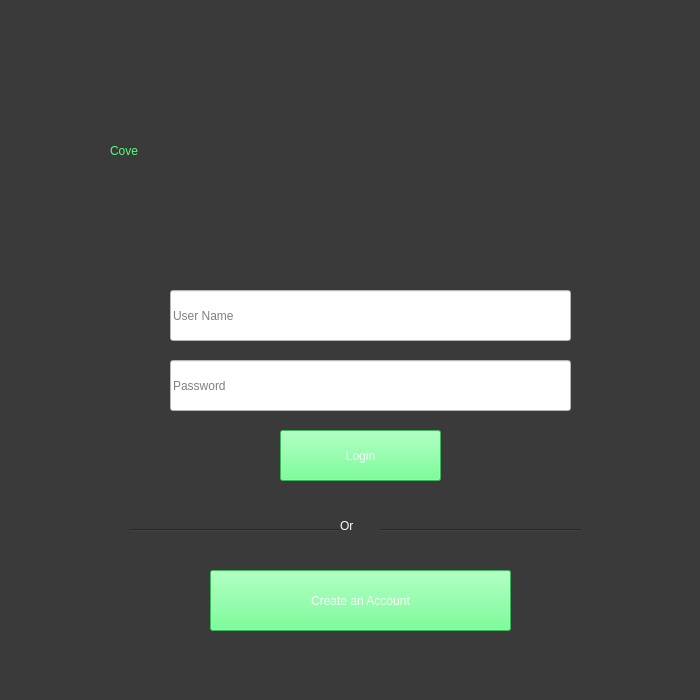
<?xml version="1.0" encoding="UTF-8"?>
<ui version="4.0">
 <class>ChatLogin</class>
 <widget class="QMainWindow" name="ChatLogin">
  <property name="geometry">
   <rect>
    <x>0</x>
    <y>0</y>
    <width>700</width>
    <height>700</height>
   </rect>
  </property>
  <property name="windowTitle">
   <string>Cove Login</string>
  </property>
  <property name="styleSheet">
   <string notr="true">background-color: rgb(58, 58, 58);</string>
  </property>
  <widget class="QWidget" name="centralWidget">
   <widget class="QLabel" name="Cove_label">
    <property name="geometry">
     <rect>
      <x>110</x>
      <y>70</y>
      <width>491</width>
      <height>161</height>
     </rect>
    </property>
    <property name="styleSheet">
     <string notr="true">font: 75 italic 72pt &quot;Gabriola&quot;;
color: rgb(84,255,124);</string>
    </property>
    <property name="text">
     <string>Cove</string>
    </property>
   </widget>
   <widget class="QLineEdit" name="lineEdit_Username">
    <property name="geometry">
     <rect>
      <x>170</x>
      <y>290</y>
      <width>401</width>
      <height>51</height>
     </rect>
    </property>
    <property name="styleSheet">
     <string notr="true">background-color: rgb(255, 255, 255);
font: 63 12pt &quot;Segoe UI Semibold&quot;;
border-color: rgb(0, 204, 255);
</string>
    </property>
    <property name="placeholderText">
     <string>User Name</string>
    </property>
   </widget>
   <widget class="QLineEdit" name="lineEdit_Password">
    <property name="geometry">
     <rect>
      <x>170</x>
      <y>360</y>
      <width>401</width>
      <height>51</height>
     </rect>
    </property>
    <property name="focusPolicy">
     <enum>Qt::ClickFocus</enum>
    </property>
    <property name="styleSheet">
     <string notr="true">background-color: rgb(255, 255, 255);
border-color: rgb(0, 204, 255);
font: 63 12pt &quot;Segoe UI Semibold&quot;;</string>
    </property>
    <property name="echoMode">
     <enum>QLineEdit::Password</enum>
    </property>
    <property name="placeholderText">
     <string>Password</string>
    </property>
   </widget>
   <widget class="Line" name="line">
    <property name="geometry">
     <rect>
      <x>130</x>
      <y>520</y>
      <width>451</width>
      <height>20</height>
     </rect>
    </property>
    <property name="orientation">
     <enum>Qt::Horizontal</enum>
    </property>
   </widget>
   <widget class="QPushButton" name="pushButton_Login">
    <property name="geometry">
     <rect>
      <x>280</x>
      <y>430</y>
      <width>161</width>
      <height>51</height>
     </rect>
    </property>
    <property name="cursor">
     <cursorShape>PointingHandCursor</cursorShape>
    </property>
    <property name="autoFillBackground">
     <bool>true</bool>
    </property>
    <property name="styleSheet">
     <string notr="true">background-color: rgb(84, 255, 124);
color: rgb(255, 255, 255);</string>
    </property>
    <property name="text">
     <string>Login</string>
    </property>
   </widget>
   <widget class="QPushButton" name="pushButton_CreateAccount">
    <property name="geometry">
     <rect>
      <x>210</x>
      <y>570</y>
      <width>301</width>
      <height>61</height>
     </rect>
    </property>
    <property name="cursor">
     <cursorShape>PointingHandCursor</cursorShape>
    </property>
    <property name="autoFillBackground">
     <bool>true</bool>
    </property>
    <property name="styleSheet">
     <string notr="true">background-color: rgb(84, 255, 124);
color: rgb(255, 255, 255);</string>
    </property>
    <property name="text">
     <string>Create an Account</string>
    </property>
   </widget>
   <widget class="QLabel" name="Or_label">
    <property name="geometry">
     <rect>
      <x>340</x>
      <y>510</y>
      <width>41</width>
      <height>31</height>
     </rect>
    </property>
    <property name="styleSheet">
     <string notr="true">color: rgb(255, 255, 255);</string>
    </property>
    <property name="text">
     <string>Or</string>
    </property>
   </widget>
   <widget class="QLabel" name="label">
    <property name="geometry">
     <rect>
      <x>180</x>
      <y>260</y>
      <width>381</width>
      <height>21</height>
     </rect>
    </property>
    <property name="styleSheet">
     <string notr="true">color: rgb(215, 28, 28);</string>
    </property>
    <property name="text">
     <string/>
    </property>
   </widget>
  </widget>
  <widget class="QMenuBar" name="menuBar">
   <property name="geometry">
    <rect>
     <x>0</x>
     <y>0</y>
     <width>700</width>
     <height>42</height>
    </rect>
   </property>
  </widget>
 </widget>
 <layoutdefault spacing="6" margin="11"/>
 <resources/>
 <connections/>
</ui>
